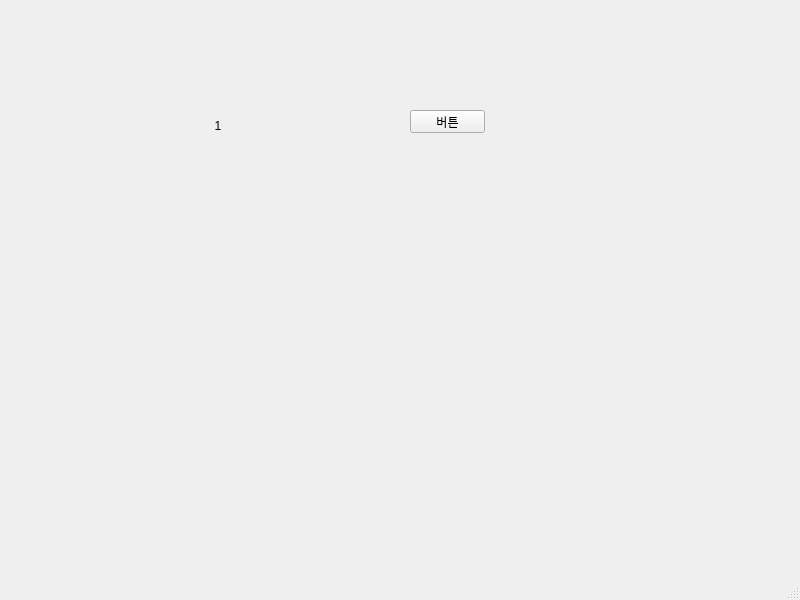
<?xml version="1.0" encoding="UTF-8"?>
<ui version="4.0">
 <class>MainWindow</class>
 <widget class="QMainWindow" name="MainWindow">
  <property name="geometry">
   <rect>
    <x>0</x>
    <y>0</y>
    <width>800</width>
    <height>600</height>
   </rect>
  </property>
  <property name="windowTitle">
   <string>MainWindow</string>
  </property>
  <widget class="QWidget" name="centralwidget">
   <widget class="QLabel" name="lbl">
    <property name="geometry">
     <rect>
      <x>190</x>
      <y>120</y>
      <width>56</width>
      <height>12</height>
     </rect>
    </property>
    <property name="text">
     <string>1</string>
    </property>
    <property name="alignment">
     <set>Qt::AlignCenter</set>
    </property>
   </widget>
   <widget class="QPushButton" name="pb">
    <property name="geometry">
     <rect>
      <x>410</x>
      <y>110</y>
      <width>75</width>
      <height>23</height>
     </rect>
    </property>
    <property name="text">
     <string>버튼</string>
    </property>
   </widget>
  </widget>
  <widget class="QMenuBar" name="menubar">
   <property name="geometry">
    <rect>
     <x>0</x>
     <y>0</y>
     <width>800</width>
     <height>21</height>
    </rect>
   </property>
  </widget>
  <widget class="QStatusBar" name="statusbar"/>
 </widget>
 <resources/>
 <connections/>
</ui>
